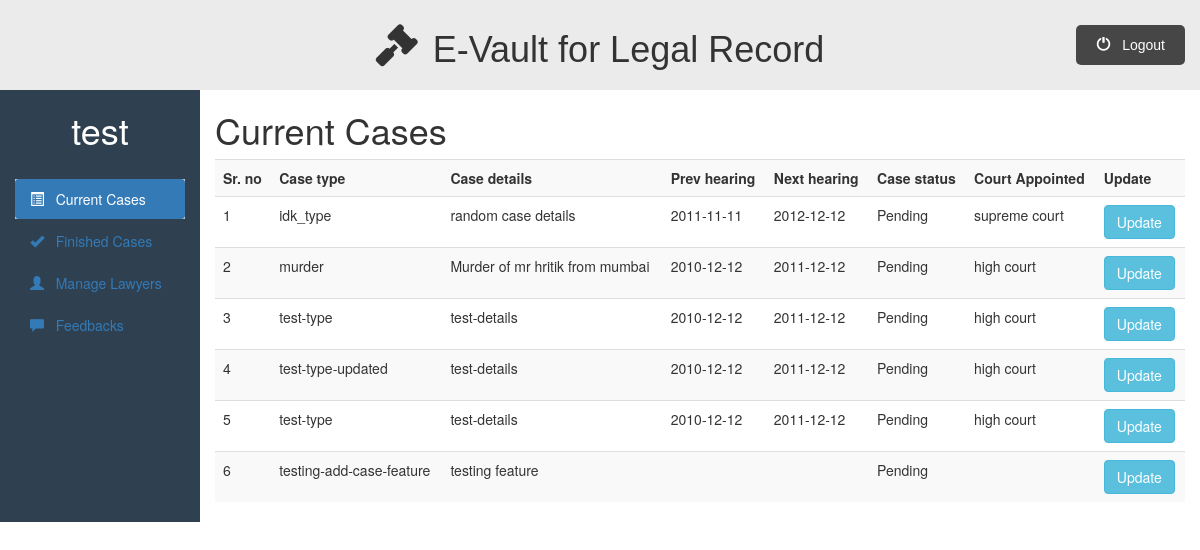
Page /admin_dashboard.php?id=1 (signed in) on the committed database.
### tables this page shows
CREATE TABLE `cases` (
  `case_id` INT(11) NOT NULL,
  `case_type` VARCHAR(50) NOT NULL,
  `case_details` VARCHAR(200) NOT NULL,
  `next_hearing_date` DATE DEFAULT NULL,
  `prev_hearing_date` DATE DEFAULT NULL,
  `case_status` VARCHAR(50) NOT NULL,
  `court_name` VARCHAR(50) DEFAULT NULL,
  `lawyer_id_assigned` INT(11) NOT NULL,
  `lawyer_status` VARCHAR(20) DEFAULT 'not yet accepted',
  `clientforcase_id` INT(11) NOT NULL
);

### admin/currentcases.php (the view, shortened to what this page needs)
<div class="container-fluid">
    <div class="row">
        <div class="col-sm-2">
            <h1>
                <?php echo $_SESSION["admin_name"]; ?>
            </h1>
            <br>
            <ul id="side_menu" class="nav nav-pills nav-stacked">
                <li class="active">
                    <a href="admin_dashboard.php">
                        <span class="glyphicon glyphicon-list-alt"></span>
                        &nbsp; Current Cases
                     </a>
                </li>
                <li class="">
                    <a href="admin_dashboard.php?q=finishedcases">
                        <span class="glyphicon glyphicon-ok"></span>
                        &nbsp; Finished Cases
                    </a>
                </li>
                <li class="">
                    <a href="admin_dashboard.php?q=managelawyers">
                        <span class="glyphicon glyphicon-user"></span>
                        &nbsp; Manage Lawyers
                    </a>
                </li>
                <li class="">
                    <a href="admin_dashboard.php?q=feedbacks">
                        <span class="glyphicon glyphicon-comment"></span>
                        &nbsp; Feedbacks
                    </a>
                </li>
            </ul>
       </div>
       <div class="col-sm-10">
            <h1>Current Cases</h1>
            <div class="table-responsive">
                <table class="table table-striped table-hover">
                    <tr>
                        <th>Sr. no</th>
                        <th>Case type</th>
                        <th>Case details</th>
                        <th>Prev hearing</th>
                        <th>Next hearing</th>
                        <th>Case status</th>
                        <th>Court Appointed</th>
                        <th>Update</th>
                    </tr>
                        <?php
                            $con = getDBConnection();
                            if ($con) {
                                $x=1;
                                $stmt = $con->prepare("
                                SELECT case_id, case_type, case_details, next_hearing_date, prev_hearing_date, court_name
                                FROM cases WHERE case_status = ?");
                                $status = "pending";
                                $stmt->bind_param('s', $status);
                                $stmt->execute();
                                $stmt->store_result();
                                $stmt->bind_result($case_id, $case_type,
                                $case_details, $next_hearing_date,
                                $prev_hearing_date, $court_name);
                                while ($stmt->fetch()) {
                                    echo "
                                    <tr>
                                        <td> {$x} </td>
                                        <td> {$case_type} </td>
                                        <td> {$case_details} </td>
                                        <td> {$prev_hearing_date} </td>
                                        <td> {$next_hearing_date} </td>
                                        <td> Pending </td>
                                        <td> {$court_name} </td>
                                        <td><a class='btn btn-info' href='admin_dashboard.php?q=updatecase&id={$case_id}'> Update </button> </td>
                                    </tr>
                                    ";
                                    $x++;
                                }
                            }
                            else{
                                echo "Server Prob";
                            }
                        ?>
                </table>
            </div>
       </div>
   </div>
</div>

### public/css/style.css (style rules this page uses)
* { padding: 0%; margin: 0%; box-sizing: border-box; }
html { scroll-behavior: smooth; }
ul { list-style-type: none; }
.active, .accordion:hover { background-color: #ccc; }

### public/css/dashboard.css (style rules this page uses)
.row { background-color: #2f4050; }
.col-sm-10 { background-color: #fff; }
.col-sm-2 h1 { color: #fff; text-align:center; }

### rows in the picture
cases: case_type "idk_type", case_details "random case details", prev_hearing_date "2011-11-11", next_hearing_date "2012-12-12", court_name "supreme court"
cases: case_type "murder", case_details "Murder of mr hritik from mumbai", prev_hearing_date "2010-12-12", next_hearing_date "2011-12-12", court_name "high court"
cases: case_type "test-type", case_details "test-details", prev_hearing_date "2010-12-12", next_hearing_date "2011-12-12", court_name "high court"
cases: case_type "test-type-updated", case_details "test-details", prev_hearing_date "2010-12-12", next_hearing_date "2011-12-12", court_name "high court"
cases: case_type "test-type", case_details "test-details", prev_hearing_date "2010-12-12", next_hearing_date "2011-12-12", court_name "high court"
cases: case_type "testing-add-case-feature", case_details "testing feature"

### other values in the picture
$_SESSION["admin_name"] "test"
